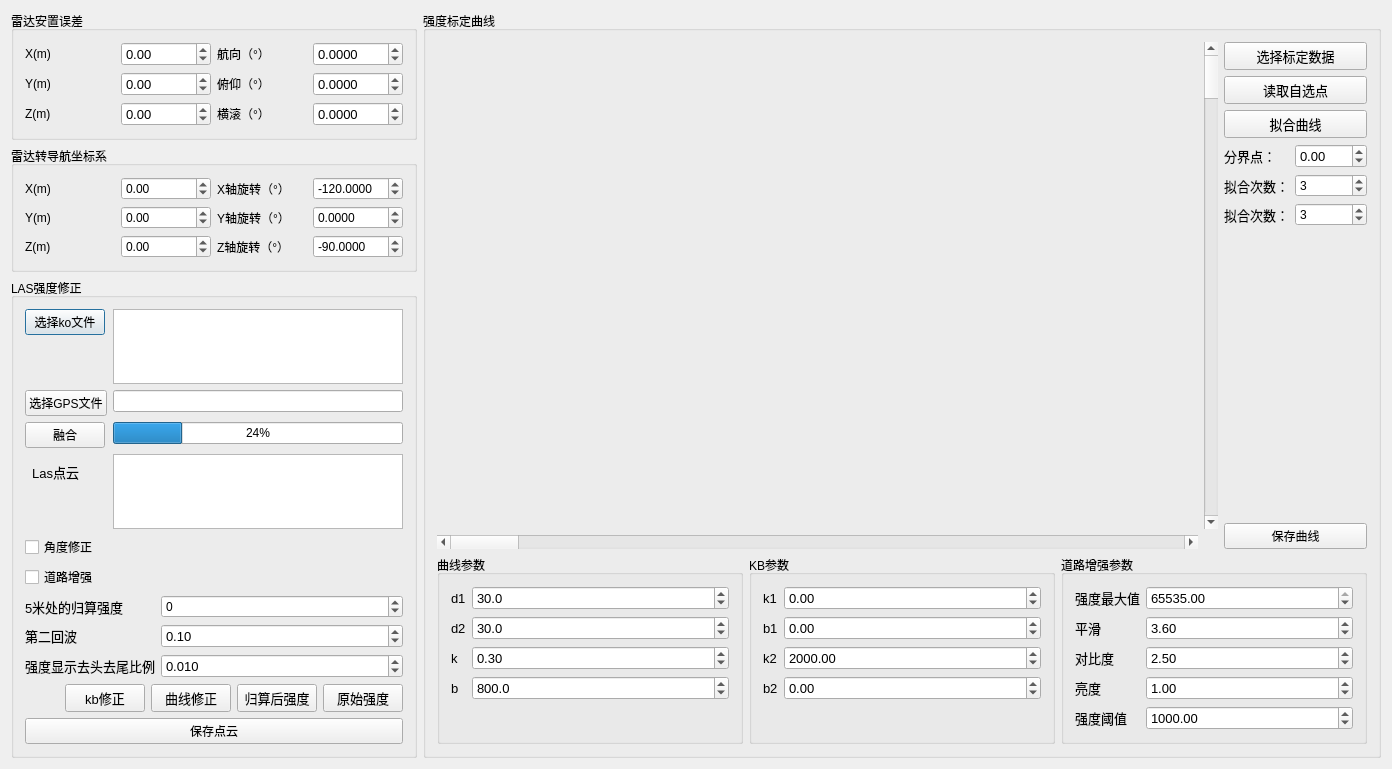
<?xml version="1.0" encoding="UTF-8"?>
<ui version="4.0">
 <class>hdIntensityCorrectionDlgClass</class>
 <widget class="QDialog" name="hdIntensityCorrectionDlgClass">
  <property name="geometry">
   <rect>
    <x>0</x>
    <y>0</y>
    <width>1392</width>
    <height>769</height>
   </rect>
  </property>
  <property name="windowTitle">
   <string>hdIntensityCorrectionDlg</string>
  </property>
  <layout class="QHBoxLayout" name="horizontalLayout_2">
   <item>
    <layout class="QVBoxLayout" name="verticalLayout_5">
     <item>
      <widget class="QGroupBox" name="groupBox">
       <property name="title">
        <string>雷达安置误差</string>
       </property>
       <layout class="QGridLayout" name="gridLayout_2">
        <item row="0" column="0">
         <widget class="QLabel" name="label_2">
          <property name="text">
           <string>X(m)</string>
          </property>
         </widget>
        </item>
        <item row="0" column="1">
         <widget class="QDoubleSpinBox" name="errorXSpinBox">
          <property name="font">
           <font>
            <pointsize>10</pointsize>
           </font>
          </property>
          <property name="layoutDirection">
           <enum>Qt::LeftToRight</enum>
          </property>
          <property name="minimum">
           <double>-100.000000000000000</double>
          </property>
          <property name="maximum">
           <double>100.000000000000000</double>
          </property>
          <property name="value">
           <double>0.000000000000000</double>
          </property>
         </widget>
        </item>
        <item row="0" column="2">
         <widget class="QLabel" name="label_7">
          <property name="text">
           <string>航向（°）</string>
          </property>
         </widget>
        </item>
        <item row="0" column="3">
         <widget class="QDoubleSpinBox" name="errorHeadSpinBox">
          <property name="font">
           <font>
            <pointsize>10</pointsize>
           </font>
          </property>
          <property name="layoutDirection">
           <enum>Qt::LeftToRight</enum>
          </property>
          <property name="decimals">
           <number>4</number>
          </property>
          <property name="minimum">
           <double>-360.000000000000000</double>
          </property>
          <property name="maximum">
           <double>360.000000000000000</double>
          </property>
          <property name="value">
           <double>0.000000000000000</double>
          </property>
         </widget>
        </item>
        <item row="1" column="0">
         <widget class="QLabel" name="label_5">
          <property name="text">
           <string>Y(m)</string>
          </property>
         </widget>
        </item>
        <item row="1" column="1">
         <widget class="QDoubleSpinBox" name="errorYSpinBox">
          <property name="font">
           <font>
            <pointsize>10</pointsize>
           </font>
          </property>
          <property name="layoutDirection">
           <enum>Qt::LeftToRight</enum>
          </property>
          <property name="minimum">
           <double>-100.000000000000000</double>
          </property>
          <property name="maximum">
           <double>100.000000000000000</double>
          </property>
          <property name="value">
           <double>0.000000000000000</double>
          </property>
         </widget>
        </item>
        <item row="1" column="2">
         <widget class="QLabel" name="label_8">
          <property name="text">
           <string>俯仰（°）</string>
          </property>
         </widget>
        </item>
        <item row="1" column="3">
         <widget class="QDoubleSpinBox" name="errorPitchSpinBox">
          <property name="font">
           <font>
            <pointsize>10</pointsize>
           </font>
          </property>
          <property name="layoutDirection">
           <enum>Qt::LeftToRight</enum>
          </property>
          <property name="decimals">
           <number>4</number>
          </property>
          <property name="minimum">
           <double>-360.000000000000000</double>
          </property>
          <property name="maximum">
           <double>360.000000000000000</double>
          </property>
          <property name="value">
           <double>0.000000000000000</double>
          </property>
         </widget>
        </item>
        <item row="2" column="0">
         <widget class="QLabel" name="label_6">
          <property name="text">
           <string>Z(m)</string>
          </property>
         </widget>
        </item>
        <item row="2" column="1">
         <widget class="QDoubleSpinBox" name="errorZSpinBox">
          <property name="font">
           <font>
            <pointsize>10</pointsize>
           </font>
          </property>
          <property name="layoutDirection">
           <enum>Qt::LeftToRight</enum>
          </property>
          <property name="minimum">
           <double>-100.000000000000000</double>
          </property>
          <property name="maximum">
           <double>100.000000000000000</double>
          </property>
          <property name="value">
           <double>0.000000000000000</double>
          </property>
         </widget>
        </item>
        <item row="2" column="2">
         <widget class="QLabel" name="label_9">
          <property name="text">
           <string>横滚（°）</string>
          </property>
         </widget>
        </item>
        <item row="2" column="3">
         <widget class="QDoubleSpinBox" name="errorRollSpinBox">
          <property name="font">
           <font>
            <pointsize>10</pointsize>
           </font>
          </property>
          <property name="layoutDirection">
           <enum>Qt::LeftToRight</enum>
          </property>
          <property name="decimals">
           <number>4</number>
          </property>
          <property name="minimum">
           <double>-360.000000000000000</double>
          </property>
          <property name="maximum">
           <double>360.000000000000000</double>
          </property>
          <property name="value">
           <double>0.000000000000000</double>
          </property>
         </widget>
        </item>
       </layout>
      </widget>
     </item>
     <item>
      <widget class="QGroupBox" name="groupBox_2">
       <property name="sizePolicy">
        <sizepolicy hsizetype="Maximum" vsizetype="Preferred">
         <horstretch>0</horstretch>
         <verstretch>0</verstretch>
        </sizepolicy>
       </property>
       <property name="maximumSize">
        <size>
         <width>1024</width>
         <height>16777215</height>
        </size>
       </property>
       <property name="title">
        <string>雷达转导航坐标系</string>
       </property>
       <layout class="QGridLayout" name="gridLayout_3">
        <item row="0" column="0">
         <widget class="QLabel" name="label_13">
          <property name="text">
           <string>X(m)</string>
          </property>
         </widget>
        </item>
        <item row="0" column="2">
         <widget class="QLabel" name="label_15">
          <property name="text">
           <string>X轴旋转（°）</string>
          </property>
         </widget>
        </item>
        <item row="1" column="0">
         <widget class="QLabel" name="label_10">
          <property name="text">
           <string>Y(m)</string>
          </property>
         </widget>
        </item>
        <item row="1" column="2">
         <widget class="QLabel" name="label_11">
          <property name="text">
           <string>Y轴旋转（°）</string>
          </property>
         </widget>
        </item>
        <item row="2" column="0">
         <widget class="QLabel" name="label_14">
          <property name="text">
           <string>Z(m)</string>
          </property>
         </widget>
        </item>
        <item row="2" column="2">
         <widget class="QLabel" name="label_16">
          <property name="text">
           <string>Z轴旋转（°）</string>
          </property>
         </widget>
        </item>
        <item row="0" column="1">
         <widget class="QDoubleSpinBox" name="offsetXDoubleSpinBox">
          <property name="minimum">
           <double>-100.000000000000000</double>
          </property>
          <property name="maximum">
           <double>100.000000000000000</double>
          </property>
         </widget>
        </item>
        <item row="1" column="1">
         <widget class="QDoubleSpinBox" name="offsetYDoubleSpinBox">
          <property name="minimum">
           <double>-100.000000000000000</double>
          </property>
          <property name="maximum">
           <double>100.000000000000000</double>
          </property>
         </widget>
        </item>
        <item row="2" column="1">
         <widget class="QDoubleSpinBox" name="offsetZDoubleSpinBox">
          <property name="minimum">
           <double>-100.000000000000000</double>
          </property>
          <property name="maximum">
           <double>100.000000000000000</double>
          </property>
         </widget>
        </item>
        <item row="0" column="3">
         <widget class="QDoubleSpinBox" name="rotationXDoubleSpinBox">
          <property name="decimals">
           <number>4</number>
          </property>
          <property name="minimum">
           <double>-360.000000000000000</double>
          </property>
          <property name="maximum">
           <double>360.000000000000000</double>
          </property>
          <property name="value">
           <double>-120.000000000000000</double>
          </property>
         </widget>
        </item>
        <item row="1" column="3">
         <widget class="QDoubleSpinBox" name="rotationYDoubleSpinBox">
          <property name="decimals">
           <number>4</number>
          </property>
          <property name="minimum">
           <double>-360.000000000000000</double>
          </property>
          <property name="maximum">
           <double>360.000000000000000</double>
          </property>
         </widget>
        </item>
        <item row="2" column="3">
         <widget class="QDoubleSpinBox" name="rotationZDoubleSpinBox">
          <property name="decimals">
           <number>4</number>
          </property>
          <property name="minimum">
           <double>-360.000000000000000</double>
          </property>
          <property name="maximum">
           <double>360.000000000000000</double>
          </property>
          <property name="value">
           <double>-90.000000000000000</double>
          </property>
         </widget>
        </item>
       </layout>
      </widget>
     </item>
     <item>
      <widget class="QGroupBox" name="groupBox_3">
       <property name="sizePolicy">
        <sizepolicy hsizetype="Maximum" vsizetype="Preferred">
         <horstretch>0</horstretch>
         <verstretch>0</verstretch>
        </sizepolicy>
       </property>
       <property name="maximumSize">
        <size>
         <width>1024</width>
         <height>16777215</height>
        </size>
       </property>
       <property name="title">
        <string>LAS强度修正</string>
       </property>
       <layout class="QVBoxLayout" name="verticalLayout_2">
        <item>
         <layout class="QFormLayout" name="formLayout_6">
          <item row="0" column="0">
           <widget class="QPushButton" name="selectkoFiles">
            <property name="text">
             <string>选择ko文件</string>
            </property>
           </widget>
          </item>
          <item row="1" column="0">
           <widget class="QPushButton" name="selectGPSFiles">
            <property name="text">
             <string>选择GPS文件</string>
            </property>
           </widget>
          </item>
          <item row="1" column="1">
           <widget class="QLineEdit" name="GPSlineEdit"/>
          </item>
          <item row="2" column="0">
           <widget class="QPushButton" name="fuse">
            <property name="text">
             <string>融合</string>
            </property>
           </widget>
          </item>
          <item row="2" column="1">
           <widget class="QProgressBar" name="fuseProgressBar">
            <property name="value">
             <number>24</number>
            </property>
           </widget>
          </item>
          <item row="3" column="0">
           <widget class="QLabel" name="kLabel_5">
            <property name="font">
             <font>
              <pointsize>10</pointsize>
             </font>
            </property>
            <property name="layoutDirection">
             <enum>Qt::LeftToRight</enum>
            </property>
            <property name="text">
             <string>  Las点云</string>
            </property>
           </widget>
          </item>
          <item row="3" column="1">
           <widget class="QListWidget" name="lasFilesListWidget"/>
          </item>
          <item row="0" column="1">
           <widget class="QTextBrowser" name="kotextBrowser"/>
          </item>
         </layout>
        </item>
        <item>
         <layout class="QHBoxLayout" name="horizontalLayout_3">
          <item>
           <layout class="QVBoxLayout" name="verticalLayout">
            <item>
             <widget class="QCheckBox" name="angleCheckBox">
              <property name="text">
               <string>角度修正</string>
              </property>
             </widget>
            </item>
            <item>
             <widget class="QCheckBox" name="roadEnhanceBox">
              <property name="text">
               <string>道路增强</string>
              </property>
             </widget>
            </item>
           </layout>
          </item>
          <item>
           <spacer name="horizontalSpacer_2">
            <property name="orientation">
             <enum>Qt::Horizontal</enum>
            </property>
            <property name="sizeHint" stdset="0">
             <size>
              <width>40</width>
              <height>20</height>
             </size>
            </property>
           </spacer>
          </item>
         </layout>
        </item>
        <item>
         <layout class="QFormLayout" name="formLayout_5">
          <item row="0" column="0">
           <widget class="QLabel" name="k1Label_3">
            <property name="font">
             <font>
              <pointsize>10</pointsize>
             </font>
            </property>
            <property name="layoutDirection">
             <enum>Qt::LeftToRight</enum>
            </property>
            <property name="text">
             <string>5米处的归算强度</string>
            </property>
           </widget>
          </item>
          <item row="0" column="1">
           <widget class="QSpinBox" name="intensityReductionSpinBox">
            <property name="minimum">
             <number>-1000000000</number>
            </property>
            <property name="maximum">
             <number>1000000000</number>
            </property>
            <property name="value">
             <number>0</number>
            </property>
            <property name="displayIntegerBase">
             <number>10</number>
            </property>
           </widget>
          </item>
          <item row="1" column="0">
           <widget class="QLabel" name="b1Label_4">
            <property name="font">
             <font>
              <pointsize>10</pointsize>
             </font>
            </property>
            <property name="layoutDirection">
             <enum>Qt::LeftToRight</enum>
            </property>
            <property name="text">
             <string>第二回波</string>
            </property>
           </widget>
          </item>
          <item row="1" column="1">
           <widget class="QDoubleSpinBox" name="kEchoSpinBox">
            <property name="font">
             <font>
              <pointsize>10</pointsize>
             </font>
            </property>
            <property name="layoutDirection">
             <enum>Qt::LeftToRight</enum>
            </property>
            <property name="minimum">
             <double>-10000000000.000000000000000</double>
            </property>
            <property name="maximum">
             <double>100000000000000000000.000000000000000</double>
            </property>
            <property name="singleStep">
             <double>0.100000000000000</double>
            </property>
            <property name="value">
             <double>0.100000000000000</double>
            </property>
           </widget>
          </item>
          <item row="2" column="0">
           <widget class="QLabel" name="kLabel_4">
            <property name="font">
             <font>
              <pointsize>10</pointsize>
             </font>
            </property>
            <property name="layoutDirection">
             <enum>Qt::LeftToRight</enum>
            </property>
            <property name="text">
             <string>强度显示去头去尾比例</string>
            </property>
           </widget>
          </item>
          <item row="2" column="1">
           <widget class="QDoubleSpinBox" name="ratioSpinBox">
            <property name="font">
             <font>
              <pointsize>10</pointsize>
             </font>
            </property>
            <property name="layoutDirection">
             <enum>Qt::LeftToRight</enum>
            </property>
            <property name="decimals">
             <number>3</number>
            </property>
            <property name="maximum">
             <double>100.000000000000000</double>
            </property>
            <property name="singleStep">
             <double>0.050000000000000</double>
            </property>
            <property name="value">
             <double>0.010000000000000</double>
            </property>
           </widget>
          </item>
         </layout>
        </item>
        <item>
         <layout class="QHBoxLayout" name="horizontalLayout">
          <item>
           <spacer name="horizontalSpacer">
            <property name="orientation">
             <enum>Qt::Horizontal</enum>
            </property>
            <property name="sizeHint" stdset="0">
             <size>
              <width>40</width>
              <height>20</height>
             </size>
            </property>
           </spacer>
          </item>
          <item>
           <widget class="QPushButton" name="kbCorrection">
            <property name="font">
             <font>
              <pointsize>10</pointsize>
             </font>
            </property>
            <property name="text">
             <string>kb修正</string>
            </property>
           </widget>
          </item>
          <item>
           <widget class="QPushButton" name="curveCorrection">
            <property name="font">
             <font>
              <pointsize>10</pointsize>
             </font>
            </property>
            <property name="text">
             <string>曲线修正</string>
            </property>
           </widget>
          </item>
          <item>
           <widget class="QPushButton" name="reductionIntensity">
            <property name="font">
             <font>
              <pointsize>10</pointsize>
             </font>
            </property>
            <property name="text">
             <string>归算后强度</string>
            </property>
           </widget>
          </item>
          <item>
           <widget class="QPushButton" name="rawIntensity">
            <property name="font">
             <font>
              <pointsize>10</pointsize>
             </font>
            </property>
            <property name="text">
             <string>原始强度</string>
            </property>
           </widget>
          </item>
         </layout>
        </item>
        <item>
         <widget class="QPushButton" name="savePointCloud">
          <property name="text">
           <string>保存点云</string>
          </property>
          <property name="checkable">
           <bool>false</bool>
          </property>
         </widget>
        </item>
       </layout>
      </widget>
     </item>
    </layout>
   </item>
   <item>
    <widget class="QGroupBox" name="groupBox_7">
     <property name="title">
      <string>强度标定曲线</string>
     </property>
     <layout class="QVBoxLayout" name="verticalLayout_4">
      <item>
       <layout class="QHBoxLayout" name="horizontalLayout_6">
        <item>
         <layout class="QGridLayout" name="gridLayout_4">
          <item row="0" column="0">
           <widget class="QCustomPlot" name="plot" native="true">
            <property name="sizePolicy">
             <sizepolicy hsizetype="Expanding" vsizetype="Expanding">
              <horstretch>0</horstretch>
              <verstretch>0</verstretch>
             </sizepolicy>
            </property>
           </widget>
          </item>
          <item row="0" column="1">
           <widget class="QScrollBar" name="verticalScrollBar">
            <property name="orientation">
             <enum>Qt::Vertical</enum>
            </property>
           </widget>
          </item>
          <item row="1" column="0">
           <widget class="QScrollBar" name="horizontalScrollBar">
            <property name="orientation">
             <enum>Qt::Horizontal</enum>
            </property>
           </widget>
          </item>
         </layout>
        </item>
        <item>
         <layout class="QVBoxLayout" name="verticalLayout_3">
          <item>
           <widget class="QPushButton" name="calibrationData">
            <property name="font">
             <font>
              <pointsize>10</pointsize>
             </font>
            </property>
            <property name="text">
             <string>选择标定数据</string>
            </property>
           </widget>
          </item>
          <item>
           <widget class="QPushButton" name="readSelectPoint">
            <property name="font">
             <font>
              <pointsize>10</pointsize>
             </font>
            </property>
            <property name="text">
             <string>读取自选点</string>
            </property>
           </widget>
          </item>
          <item>
           <widget class="QPushButton" name="curveFit">
            <property name="font">
             <font>
              <pointsize>10</pointsize>
             </font>
            </property>
            <property name="text">
             <string>拟合曲线</string>
            </property>
           </widget>
          </item>
          <item>
           <layout class="QFormLayout" name="formLayout_4">
            <item row="0" column="0">
             <widget class="QLabel" name="degreeLabel_3">
              <property name="font">
               <font>
                <pointsize>10</pointsize>
               </font>
              </property>
              <property name="layoutDirection">
               <enum>Qt::LeftToRight</enum>
              </property>
              <property name="text">
               <string>分界点：</string>
              </property>
             </widget>
            </item>
            <item row="0" column="1">
             <widget class="QDoubleSpinBox" name="splitSpinBox">
              <property name="font">
               <font>
                <pointsize>10</pointsize>
               </font>
              </property>
              <property name="layoutDirection">
               <enum>Qt::LeftToRight</enum>
              </property>
              <property name="minimum">
               <double>-100.000000000000000</double>
              </property>
              <property name="maximum">
               <double>100.000000000000000</double>
              </property>
              <property name="value">
               <double>0.000000000000000</double>
              </property>
             </widget>
            </item>
            <item row="1" column="0">
             <widget class="QLabel" name="degreeLabel">
              <property name="font">
               <font>
                <pointsize>10</pointsize>
               </font>
              </property>
              <property name="layoutDirection">
               <enum>Qt::LeftToRight</enum>
              </property>
              <property name="text">
               <string>拟合次数：</string>
              </property>
             </widget>
            </item>
            <item row="1" column="1">
             <widget class="QSpinBox" name="degreeSpinBox">
              <property name="value">
               <number>3</number>
              </property>
              <property name="displayIntegerBase">
               <number>10</number>
              </property>
             </widget>
            </item>
            <item row="2" column="0">
             <widget class="QLabel" name="degree1Label">
              <property name="font">
               <font>
                <pointsize>10</pointsize>
               </font>
              </property>
              <property name="layoutDirection">
               <enum>Qt::LeftToRight</enum>
              </property>
              <property name="text">
               <string>拟合次数：</string>
              </property>
             </widget>
            </item>
            <item row="2" column="1">
             <widget class="QSpinBox" name="degree1SpinBox">
              <property name="value">
               <number>3</number>
              </property>
              <property name="displayIntegerBase">
               <number>10</number>
              </property>
             </widget>
            </item>
           </layout>
          </item>
          <item>
           <spacer name="verticalSpacer_3">
            <property name="orientation">
             <enum>Qt::Vertical</enum>
            </property>
            <property name="sizeHint" stdset="0">
             <size>
              <width>20</width>
              <height>40</height>
             </size>
            </property>
           </spacer>
          </item>
          <item>
           <widget class="QPushButton" name="savePoints">
            <property name="text">
             <string>保存曲线</string>
            </property>
            <property name="checkable">
             <bool>false</bool>
            </property>
           </widget>
          </item>
         </layout>
        </item>
       </layout>
      </item>
      <item>
       <layout class="QHBoxLayout" name="horizontalLayout_4">
        <item>
         <widget class="QGroupBox" name="groupBox_4">
          <property name="title">
           <string>曲线参数</string>
          </property>
          <layout class="QFormLayout" name="formLayout_3">
           <item row="0" column="0">
            <widget class="QLabel" name="kLabel_2">
             <property name="font">
              <font>
               <pointsize>10</pointsize>
              </font>
             </property>
             <property name="layoutDirection">
              <enum>Qt::LeftToRight</enum>
             </property>
             <property name="text">
              <string>d1</string>
             </property>
            </widget>
           </item>
           <item row="0" column="1">
            <widget class="QDoubleSpinBox" name="d1SpinBox">
             <property name="font">
              <font>
               <pointsize>10</pointsize>
              </font>
             </property>
             <property name="layoutDirection">
              <enum>Qt::LeftToRight</enum>
             </property>
             <property name="decimals">
              <number>1</number>
             </property>
             <property name="maximum">
              <double>65535.000000000000000</double>
             </property>
             <property name="value">
              <double>30.000000000000000</double>
             </property>
            </widget>
           </item>
           <item row="1" column="0">
            <widget class="QLabel" name="kLabel_3">
             <property name="font">
              <font>
               <pointsize>10</pointsize>
              </font>
             </property>
             <property name="layoutDirection">
              <enum>Qt::LeftToRight</enum>
             </property>
             <property name="text">
              <string>d2</string>
             </property>
            </widget>
           </item>
           <item row="1" column="1">
            <widget class="QDoubleSpinBox" name="d2SpinBox">
             <property name="font">
              <font>
               <pointsize>10</pointsize>
              </font>
             </property>
             <property name="layoutDirection">
              <enum>Qt::LeftToRight</enum>
             </property>
             <property name="decimals">
              <number>1</number>
             </property>
             <property name="maximum">
              <double>65535.000000000000000</double>
             </property>
             <property name="value">
              <double>30.000000000000000</double>
             </property>
            </widget>
           </item>
           <item row="2" column="0">
            <widget class="QLabel" name="kLabel">
             <property name="font">
              <font>
               <pointsize>10</pointsize>
              </font>
             </property>
             <property name="layoutDirection">
              <enum>Qt::LeftToRight</enum>
             </property>
             <property name="text">
              <string>k</string>
             </property>
            </widget>
           </item>
           <item row="2" column="1">
            <widget class="QDoubleSpinBox" name="kSpinBox">
             <property name="font">
              <font>
               <pointsize>10</pointsize>
              </font>
             </property>
             <property name="layoutDirection">
              <enum>Qt::LeftToRight</enum>
             </property>
             <property name="value">
              <double>0.300000000000000</double>
             </property>
            </widget>
           </item>
           <item row="3" column="0">
            <widget class="QLabel" name="b1Label_2">
             <property name="font">
              <font>
               <pointsize>10</pointsize>
              </font>
             </property>
             <property name="layoutDirection">
              <enum>Qt::LeftToRight</enum>
             </property>
             <property name="text">
              <string>b</string>
             </property>
            </widget>
           </item>
           <item row="3" column="1">
            <widget class="QDoubleSpinBox" name="bSpinBox_2">
             <property name="font">
              <font>
               <pointsize>10</pointsize>
              </font>
             </property>
             <property name="layoutDirection">
              <enum>Qt::LeftToRight</enum>
             </property>
             <property name="decimals">
              <number>1</number>
             </property>
             <property name="maximum">
              <double>65535.000000000000000</double>
             </property>
             <property name="value">
              <double>800.000000000000000</double>
             </property>
            </widget>
           </item>
          </layout>
         </widget>
        </item>
        <item>
         <widget class="QGroupBox" name="groupBox_5">
          <property name="title">
           <string>KB参数</string>
          </property>
          <layout class="QFormLayout" name="formLayout_2">
           <item row="0" column="0">
            <widget class="QLabel" name="k1Label">
             <property name="font">
              <font>
               <pointsize>10</pointsize>
              </font>
             </property>
             <property name="layoutDirection">
              <enum>Qt::LeftToRight</enum>
             </property>
             <property name="text">
              <string>k1</string>
             </property>
            </widget>
           </item>
           <item row="0" column="1">
            <widget class="QDoubleSpinBox" name="k1SpinBox">
             <property name="font">
              <font>
               <pointsize>10</pointsize>
              </font>
             </property>
             <property name="layoutDirection">
              <enum>Qt::LeftToRight</enum>
             </property>
             <property name="minimum">
              <double>-100000000000.000000000000000</double>
             </property>
             <property name="maximum">
              <double>1000000000000000.000000000000000</double>
             </property>
             <property name="value">
              <double>0.000000000000000</double>
             </property>
            </widget>
           </item>
           <item row="1" column="0">
            <widget class="QLabel" name="b1Label">
             <property name="font">
              <font>
               <pointsize>10</pointsize>
              </font>
             </property>
             <property name="layoutDirection">
              <enum>Qt::LeftToRight</enum>
             </property>
             <property name="text">
              <string>b1</string>
             </property>
            </widget>
           </item>
           <item row="1" column="1">
            <widget class="QDoubleSpinBox" name="b1SpinBox">
             <property name="font">
              <font>
               <pointsize>10</pointsize>
              </font>
             </property>
             <property name="layoutDirection">
              <enum>Qt::LeftToRight</enum>
             </property>
             <property name="minimum">
              <double>-10000000000.000000000000000</double>
             </property>
             <property name="maximum">
              <double>100000000000000000000.000000000000000</double>
             </property>
             <property name="value">
              <double>0.000000000000000</double>
             </property>
            </widget>
           </item>
           <item row="2" column="0">
            <widget class="QLabel" name="k2Label">
             <property name="font">
              <font>
               <pointsize>10</pointsize>
              </font>
             </property>
             <property name="layoutDirection">
              <enum>Qt::LeftToRight</enum>
             </property>
             <property name="text">
              <string>k2</string>
             </property>
            </widget>
           </item>
           <item row="2" column="1">
            <widget class="QDoubleSpinBox" name="k2SpinBox">
             <property name="font">
              <font>
               <pointsize>10</pointsize>
              </font>
             </property>
             <property name="layoutDirection">
              <enum>Qt::LeftToRight</enum>
             </property>
             <property name="minimum">
              <double>-10000000000.000000000000000</double>
             </property>
             <property name="maximum">
              <double>100000000000000.000000000000000</double>
             </property>
             <property name="value">
              <double>2000.000000000000000</double>
             </property>
            </widget>
           </item>
           <item row="3" column="0">
            <widget class="QLabel" name="b2Label">
             <property name="font">
              <font>
               <pointsize>10</pointsize>
              </font>
             </property>
             <property name="layoutDirection">
              <enum>Qt::LeftToRight</enum>
             </property>
             <property name="text">
              <string>b2</string>
             </property>
            </widget>
           </item>
           <item row="3" column="1">
            <widget class="QDoubleSpinBox" name="b2SpinBox">
             <property name="font">
              <font>
               <pointsize>10</pointsize>
              </font>
             </property>
             <property name="layoutDirection">
              <enum>Qt::LeftToRight</enum>
             </property>
             <property name="minimum">
              <double>-100000000000000.000000000000000</double>
             </property>
             <property name="maximum">
              <double>1000000000000.000000000000000</double>
             </property>
             <property name="value">
              <double>0.000000000000000</double>
             </property>
            </widget>
           </item>
          </layout>
         </widget>
        </item>
        <item>
         <widget class="QGroupBox" name="groupBox_6">
          <property name="title">
           <string>道路增强参数</string>
          </property>
          <layout class="QFormLayout" name="formLayout">
           <item row="0" column="0">
            <widget class="QLabel" name="k1Label_2">
             <property name="font">
              <font>
               <pointsize>10</pointsize>
              </font>
             </property>
             <property name="layoutDirection">
              <enum>Qt::LeftToRight</enum>
             </property>
             <property name="text">
              <string>强度最大值</string>
             </property>
            </widget>
           </item>
           <item row="0" column="1">
            <widget class="QDoubleSpinBox" name="intensityMaxSpinBox">
             <property name="font">
              <font>
               <pointsize>10</pointsize>
              </font>
             </property>
             <property name="layoutDirection">
              <enum>Qt::LeftToRight</enum>
             </property>
             <property name="maximum">
              <double>65535.000000000000000</double>
             </property>
             <property name="value">
              <double>65535.000000000000000</double>
             </property>
            </widget>
           </item>
           <item row="1" column="0">
            <widget class="QLabel" name="b1Label_3">
             <property name="font">
              <font>
               <pointsize>10</pointsize>
              </font>
             </property>
             <property name="layoutDirection">
              <enum>Qt::LeftToRight</enum>
             </property>
             <property name="text">
              <string>平滑</string>
             </property>
            </widget>
           </item>
           <item row="1" column="1">
            <widget class="QDoubleSpinBox" name="smoothSpinBox">
             <property name="font">
              <font>
               <pointsize>10</pointsize>
              </font>
             </property>
             <property name="layoutDirection">
              <enum>Qt::LeftToRight</enum>
             </property>
             <property name="maximum">
              <double>65535.000000000000000</double>
             </property>
             <property name="value">
              <double>3.600000000000000</double>
             </property>
            </widget>
           </item>
           <item row="2" column="0">
            <widget class="QLabel" name="k2Label_2">
             <property name="font">
              <font>
               <pointsize>10</pointsize>
              </font>
             </property>
             <property name="layoutDirection">
              <enum>Qt::LeftToRight</enum>
             </property>
             <property name="text">
              <string>对比度</string>
             </property>
            </widget>
           </item>
           <item row="2" column="1">
            <widget class="QDoubleSpinBox" name="contrastSpinBox">
             <property name="font">
              <font>
               <pointsize>10</pointsize>
              </font>
             </property>
             <property name="layoutDirection">
              <enum>Qt::LeftToRight</enum>
             </property>
             <property name="maximum">
              <double>100000000000000.000000000000000</double>
             </property>
             <property name="value">
              <double>2.500000000000000</double>
             </property>
            </widget>
           </item>
           <item row="3" column="0">
            <widget class="QLabel" name="b2Label_2">
             <property name="font">
              <font>
               <pointsize>10</pointsize>
              </font>
             </property>
             <property name="layoutDirection">
              <enum>Qt::LeftToRight</enum>
             </property>
             <property name="text">
              <string>亮度</string>
             </property>
            </widget>
           </item>
           <item row="3" column="1">
            <widget class="QDoubleSpinBox" name="brightnessSpinBox">
             <property name="font">
              <font>
               <pointsize>10</pointsize>
              </font>
             </property>
             <property name="layoutDirection">
              <enum>Qt::LeftToRight</enum>
             </property>
             <property name="maximum">
              <double>65535.000000000000000</double>
             </property>
             <property name="value">
              <double>1.000000000000000</double>
             </property>
            </widget>
           </item>
           <item row="4" column="0">
            <widget class="QLabel" name="b2Label_3">
             <property name="font">
              <font>
               <pointsize>10</pointsize>
              </font>
             </property>
             <property name="layoutDirection">
              <enum>Qt::LeftToRight</enum>
             </property>
             <property name="text">
              <string>强度阈值</string>
             </property>
            </widget>
           </item>
           <item row="4" column="1">
            <widget class="QDoubleSpinBox" name="intensityThresholdSpinBox">
             <property name="font">
              <font>
               <pointsize>10</pointsize>
              </font>
             </property>
             <property name="layoutDirection">
              <enum>Qt::LeftToRight</enum>
             </property>
             <property name="maximum">
              <double>65535.000000000000000</double>
             </property>
             <property name="value">
              <double>1000.000000000000000</double>
             </property>
            </widget>
           </item>
          </layout>
         </widget>
        </item>
       </layout>
      </item>
     </layout>
    </widget>
   </item>
  </layout>
 </widget>
 <layoutdefault spacing="6" margin="11"/>
 <customwidgets>
  <customwidget>
   <class>QCustomPlot</class>
   <extends>QWidget</extends>
   <header>qcustomplot.h</header>
   <container>1</container>
  </customwidget>
 </customwidgets>
 <resources/>
 <connections/>
</ui>
